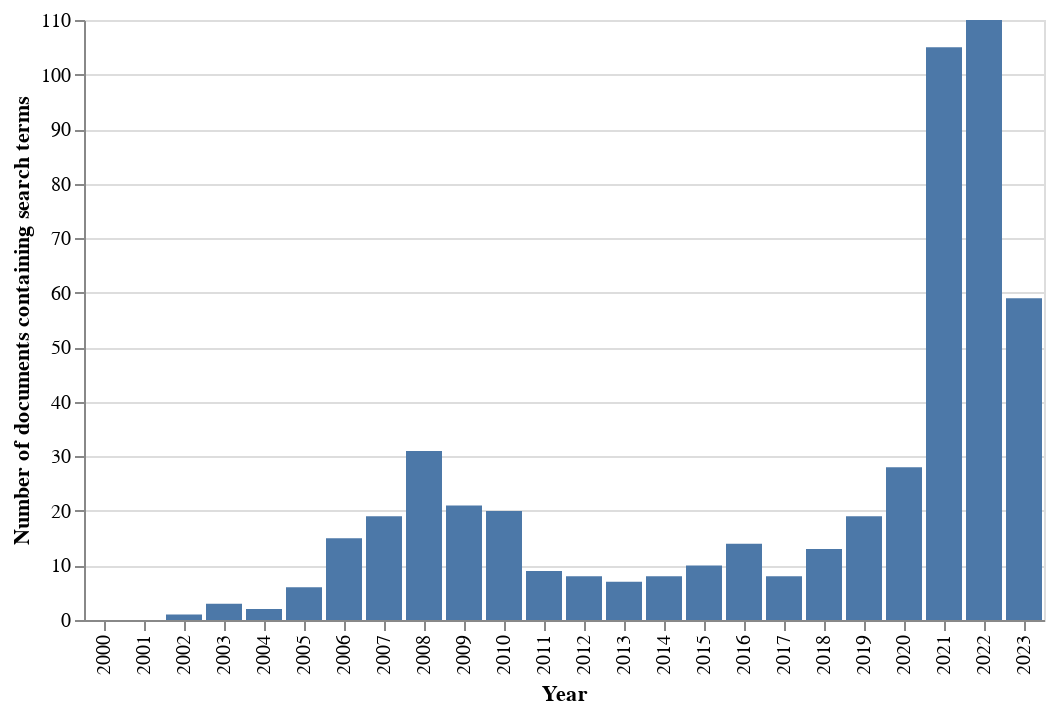

This figure's notebook cell:
### Markdown cell above
Plot of the number of documents per year that contain the search terms.

### Code cell
pda.plot_mentions(use_documents=True)

### Figure 1 — Vega-Lite specification as saved in the notebook (floating-point values rounded to 4 significant figures)
{"config": {"view": {"continuousWidth": 400, "continuousHeight": 300}}, "data": {"name": "data-62b2883879a775e8c4a8f4c164f0d474"}, "mark": "bar", "encoding": {"tooltip": {"field": "documents", "type": "ordinal"}, "x": {"field": "year", "title": "Year", "type": "ordinal"}, "y": {"field": "documents", "title": "Number of documents containing search terms", "type": "quantitative"}}, "$schema": "https://vega.github.io/schema/vega-lite/v4.17.0.json", "datasets": {"data-62b2883879a775e8c4a8f4c164f0d474": [{"year": 2000, "documents": 0}, {"year": 2001, "documents": 0}, {"year": 2002, "documents": 1}, {"year": 2003, "documents": 3}, {"year": 2004, "documents": 2}, {"year": 2005, "documents": 6}, {"year": 2006, "documents": 15}, {"year": 2007, "documents": 19}, {"year": 2008, "documents": 31}, {"year": 2009, "documents": 21}, {"year": 2010, "documents": 20}, {"year": 2011, "documents": 9}, {"year": 2012, "documents": 8}, {"year": 2013, "documents": 7}, {"year": 2014, "documents": 8}, {"year": 2015, "documents": 10}, {"year": 2016, "documents": 14}, {"year": 2017, "documents": 8}, {"year": 2018, "documents": 13}, {"year": 2019, "documents": 19}, {"year": 2020, "documents": 28}, {"year": 2021, "documents": 105}, {"year": 2022, "documents": 110}, {"year": 2023, "documents": 59}]}}
